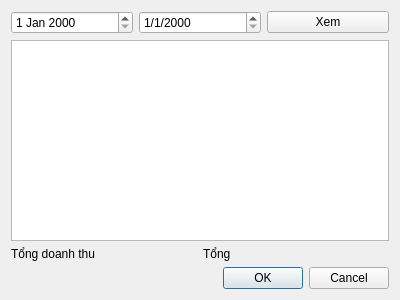
<?xml version="1.0" encoding="UTF-8"?>
<ui version="4.0">
 <class>DialogBaoCaoDoanhThu</class>
 <widget class="QDialog" name="DialogBaoCaoDoanhThu">
  <property name="geometry">
   <rect>
    <x>0</x>
    <y>0</y>
    <width>400</width>
    <height>300</height>
   </rect>
  </property>
  <property name="windowTitle">
   <string>Dialog</string>
  </property>
  <layout class="QVBoxLayout" name="verticalLayout">
   <item>
    <layout class="QHBoxLayout" name="horizontalLayout_2">
     <item>
      <widget class="QDateEdit" name="dateEditTU"/>
     </item>
     <item>
      <widget class="QDateEdit" name="dateEditDen">
       <property name="displayFormat">
        <string>d/M/yyyy</string>
       </property>
      </widget>
     </item>
     <item>
      <widget class="QPushButton" name="pushButtonXem">
       <property name="text">
        <string>Xem</string>
       </property>
      </widget>
     </item>
    </layout>
   </item>
   <item>
    <widget class="QTreeView" name="treeViewBaoCao"/>
   </item>
   <item>
    <layout class="QHBoxLayout" name="horizontalLayout">
     <item>
      <widget class="QLabel" name="label">
       <property name="text">
        <string>Tổng doanh thu</string>
       </property>
      </widget>
     </item>
     <item>
      <widget class="QLabel" name="labelTongDoanhThu">
       <property name="text">
        <string>Tổng</string>
       </property>
      </widget>
     </item>
    </layout>
   </item>
   <item>
    <widget class="QDialogButtonBox" name="buttonBox">
     <property name="orientation">
      <enum>Qt::Horizontal</enum>
     </property>
     <property name="standardButtons">
      <set>QDialogButtonBox::Cancel|QDialogButtonBox::Ok</set>
     </property>
    </widget>
   </item>
  </layout>
 </widget>
 <resources/>
 <connections>
  <connection>
   <sender>buttonBox</sender>
   <signal>accepted()</signal>
   <receiver>DialogBaoCaoDoanhThu</receiver>
   <slot>accept()</slot>
   <hints>
    <hint type="sourcelabel">
     <x>248</x>
     <y>254</y>
    </hint>
    <hint type="destinationlabel">
     <x>157</x>
     <y>274</y>
    </hint>
   </hints>
  </connection>
  <connection>
   <sender>buttonBox</sender>
   <signal>rejected()</signal>
   <receiver>DialogBaoCaoDoanhThu</receiver>
   <slot>reject()</slot>
   <hints>
    <hint type="sourcelabel">
     <x>316</x>
     <y>260</y>
    </hint>
    <hint type="destinationlabel">
     <x>286</x>
     <y>274</y>
    </hint>
   </hints>
  </connection>
 </connections>
</ui>
